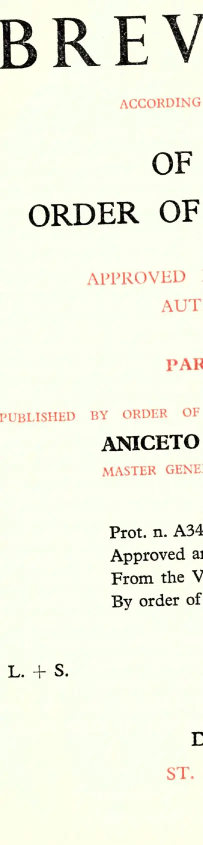
#> input picture proof-00-Repairs/img/00-Preliminary-Pages-0002b-c1.webp, 405 x 1690 px (shown at 1/2 size); its folder holds only this picture in this run
$ python -i pagelib.py   (imports and definitions only)
#> lines starting #> are read from the running program, lines starting #| are printed output that depends on the picture; after the words box and inside, x2 and y2 are one past the last pixel; in counts of white or black regions, pixels touching at a corner belong together
#!/usr/bin/env python3
"""Shared page handling for the breviary scans.

The scans are photographs of an open book on a dark cloth. One image holds a
two page spread, and each book page holds two columns. Before OCR we must trim
the background, cut the spread at the fold, and straighten each page.

The ink colour carries meaning in a breviary. Black is what you say. Red is the
rubric that tells you how to say it. The classify function keeps the two apart.
"""
import subprocess
import tempfile
from pathlib import Path

import functools

import numpy as np
from PIL import Image
from scipy import ndimage

# Red ink in these scans is a bright vermilion. Its red channel stays near the
# brightness of the paper while green and blue fall away. Measured over a page
# of rubrics, the red channel sits at 237 and stands 111 above the larger of
# green and blue.
#
# Black ink is dark and neutral, but a stroke does not stop at its edge. The
# edge pixels are part ink and part cream paper, so they come out warm and
# red-dominant. That is the trap. Those pixels are red-dominant but they are
# neither bright nor strongly coloured: on the same page they sit at 112 with a
# margin of 28. Two absolute tests hold them out, where a ratio test did not.
RED_MIN = 150         # the red channel of true rubric ink
RED_MARGIN = 55       # how far red must stand above green and blue
HALO = 2              # px: red is not read where it touches a black stroke
VAL_BLACK = 145
SAT_BLACK = 0.42

# The book divides its columns and underlines its running heads with thin red
# rules. A rule is ink, so it fills the gutter and hides the division between
# the columns. It is also not a word. Both layers are measured for rules, and
# the rules are set aside before anything is read.
RULE_LONG = 0.15      # of the page dimension it runs along
RULE_THIN = 0.004     # ink over length: a rule is 3 px of ink, type is 12
RULE_GAP = 9          # px: breaks in a rule closed before it is measured
RULE_DRIFT = 0.05     # how far across the page a rule may wander end to end


# [52 lines left out: functions render_page, longest_run, close_gaps, not called in this run]


def crop_to_paper(img, bright=150, frac=0.25, pad=8, keep=()):
    """Trim the dark surround from a book photographed against a black cloth.

    keep names the sides to leave alone: "left", "right", "top", "bottom".
    The fold of the book is dark like the surround, but it is not surround.
    Trimming it takes the last letter of every line of the column beside it,
    because the inner margin of this book is narrow.
    """
    v = np.asarray(img).max(axis=2)
    lit = v > bright
    rows = longest_run(close_gaps(lit.mean(axis=1) > frac, int(img.height * 0.06)))
    cols = longest_run(close_gaps(lit.mean(axis=0) > frac, int(img.width * 0.10)))
    if rows is None or cols is None:
        return img
    t, b = max(0, rows[0] - pad), min(img.height, rows[1] + pad)
    l, r = max(0, cols[0] - pad), min(img.width, cols[1] + pad)
    if "top" in keep:
        t = 0
    if "bottom" in keep:
        b = img.height
    if "left" in keep:
        l = 0
    if "right" in keep:
        r = img.width
    return img.crop((l, t, r, b))


# [204 lines left out: functions grow, classify, longest_down, furniture_columns, split_rules, ink_mask and 5 more, not called in this run]


# A few pages this book's own deskew leaves crooked. It is a list and not a
# rule: turning every page by what a finer search asks for makes the book
# worse. `turn.txt` beside the drafts says why, and holds the measurements.
TURNS = Path(__file__).resolve().parent.parent / "turn.txt"


# [23 lines left out: functions extra_turns, turn_further, not called in this run]


def prepare_page(img):
    """Full clean up for one rendered scan: crop, split, straighten."""
    pages = split_spread(crop_to_paper(img))
    if len(pages) == 1:
        return [deskew(crop_to_paper(pages[0]))]
    # The fold side of each page keeps its shadow. See crop_to_paper.
    left, right = pages
    return [deskew(crop_to_paper(left, keep=("right",))),
            deskew(crop_to_paper(right, keep=("left",)))]

>>> import cv2
>>> picture = cv2.imread('../proof-00-Repairs/img/00-Preliminary-Pages-0002b-c1.webp')
#> picture is the input picture: shape (1690, 405, 3); mean B, G, R 228.8, 244.3, 242.9
>>> result = prepare_page(picture)
#> in crop_to_paper, `v = np.asarray(img).max(axis=2)`:
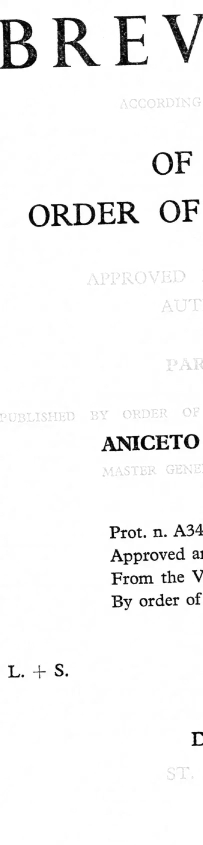
#> v: shape (1690, 405) (shown at 1/2 size); min 0, max 255, mean 245.5
#> in crop_to_paper, `lit = v > bright`:
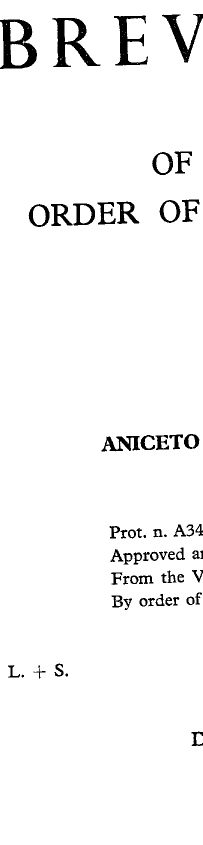
#> lit: shape (1690, 405) bool (shown at 1/2 size); 96.1% white; 61 black regions, largest, box (x1, y1, x2, y2) and area: (0, 39, 74, 138) 3442, (104, 36, 201, 134) 3268, (228, 31, 296, 131) 2297
#> (the run stopped early here; a loop or call above may not have finished)

$ run again, on proof-00-Repairs/img/00-Preliminary-Pages-0002b-c2.webp
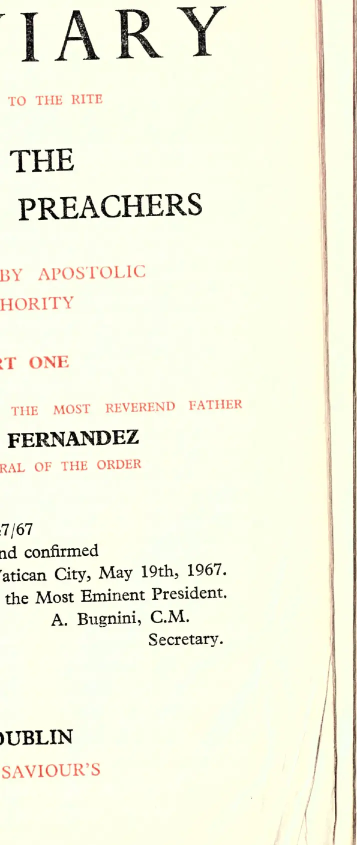
#> input picture proof-00-Repairs/img/00-Preliminary-Pages-0002b-c2.webp, 714 x 1690 px (shown at 1/2 size)
#> picture is the input picture: shape (1690, 714, 3); mean B, G, R 225.7, 244.5, 244.3
#> in crop_to_paper, `v = np.asarray(img).max(axis=2)`:
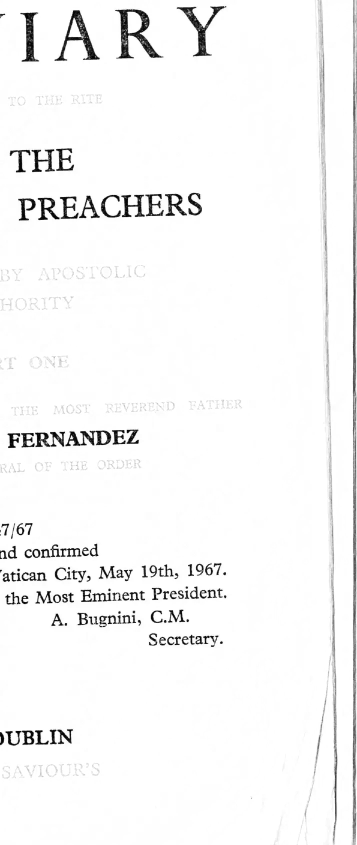
#> v: shape (1690, 714) (shown at 1/2 size); min 0, max 255, mean 246.2
#> in crop_to_paper, `lit = v > bright`:
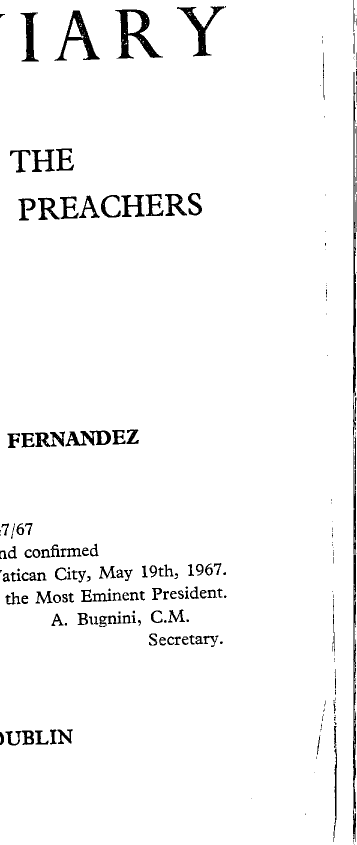
#> lit: shape (1690, 714) bool (shown at 1/2 size); 96.5% white; 220 black regions (87 under 20 px), largest, box (x1, y1, x2, y2) and area: (706, 871, 713, 1684) 3206, (230, 19, 326, 117) 3159, (706, 144, 713, 898) 2545

$ run again, on proof-00-Repairs/img/02-The-Year-and-Its-Parts-0009b-c1.webp
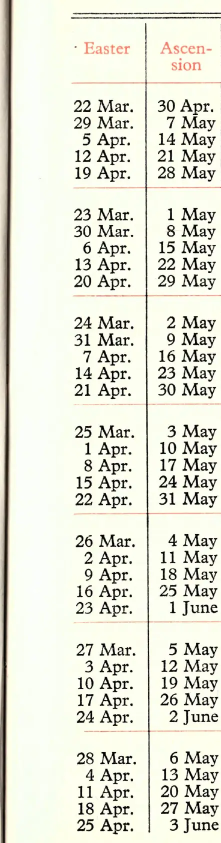
#> input picture proof-00-Repairs/img/02-The-Year-and-Its-Parts-0009b-c1.webp, 441 x 1686 px (shown at 1/2 size)
#> picture is the input picture: shape (1686, 441, 3); mean B, G, R 215.8, 228.7, 227.9
#> in crop_to_paper, `v = np.asarray(img).max(axis=2)`:
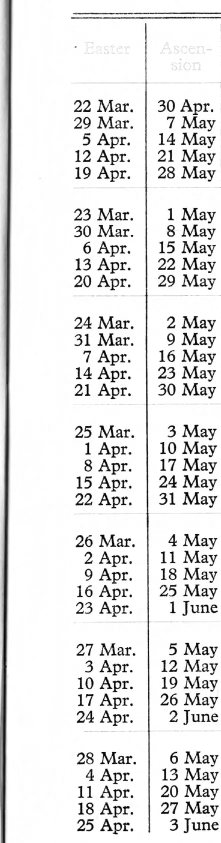
#> v: shape (1686, 441) (shown at 1/2 size); min 0, max 255, mean 229.8
#> in crop_to_paper, `lit = v > bright`:
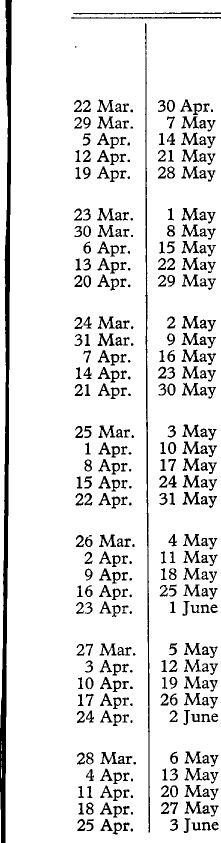
#> lit: shape (1686, 441) bool (shown at 1/2 size); 89.5% white; 374 black regions (6 under 20 px), largest, box (x1, y1, x2, y2) and area: (0, 0, 24, 1686) 14649, (290, 46, 300, 1665) 4137, (142, 34, 441, 38) 744

$ run again, on proof-00-Repairs/img/02-The-Year-and-Its-Parts-0009b-c2.webp
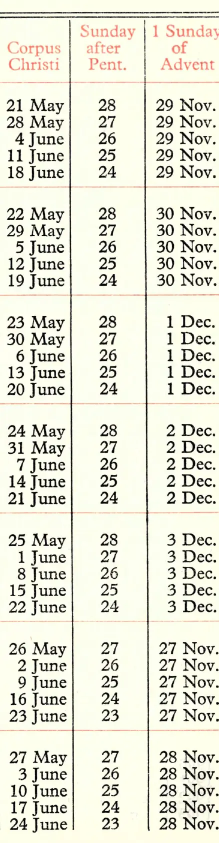
#> input picture proof-00-Repairs/img/02-The-Year-and-Its-Parts-0009b-c2.webp, 437 x 1686 px (shown at 1/2 size)
#> picture is the input picture: shape (1686, 437, 3); mean B, G, R 213.1, 227.8, 228
#> in crop_to_paper, `v = np.asarray(img).max(axis=2)`:
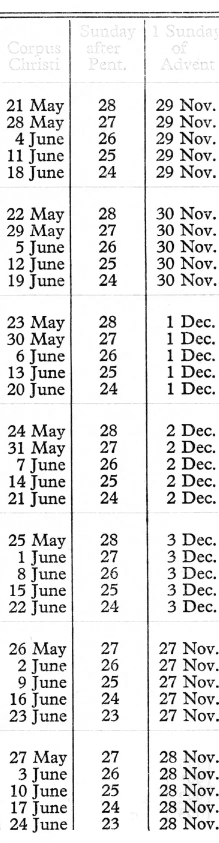
#> v: shape (1686, 437) (shown at 1/2 size); min 0, max 255, mean 229.1
#> in crop_to_paper, `lit = v > bright`:
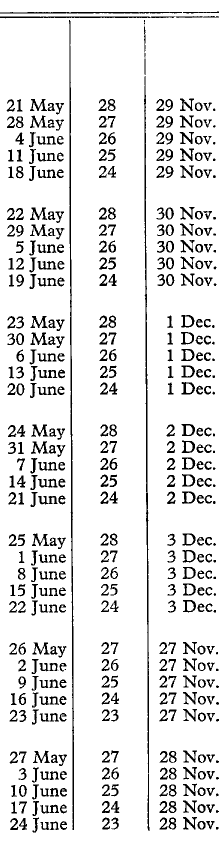
#> lit: shape (1686, 437) bool (shown at 1/2 size); 89.2% white; 470 black regions (9 under 20 px), largest, box (x1, y1, x2, y2) and area: (138, 40, 148, 1660) 4451, (288, 152, 298, 1547) 3919, (0, 33, 350, 37) 984
